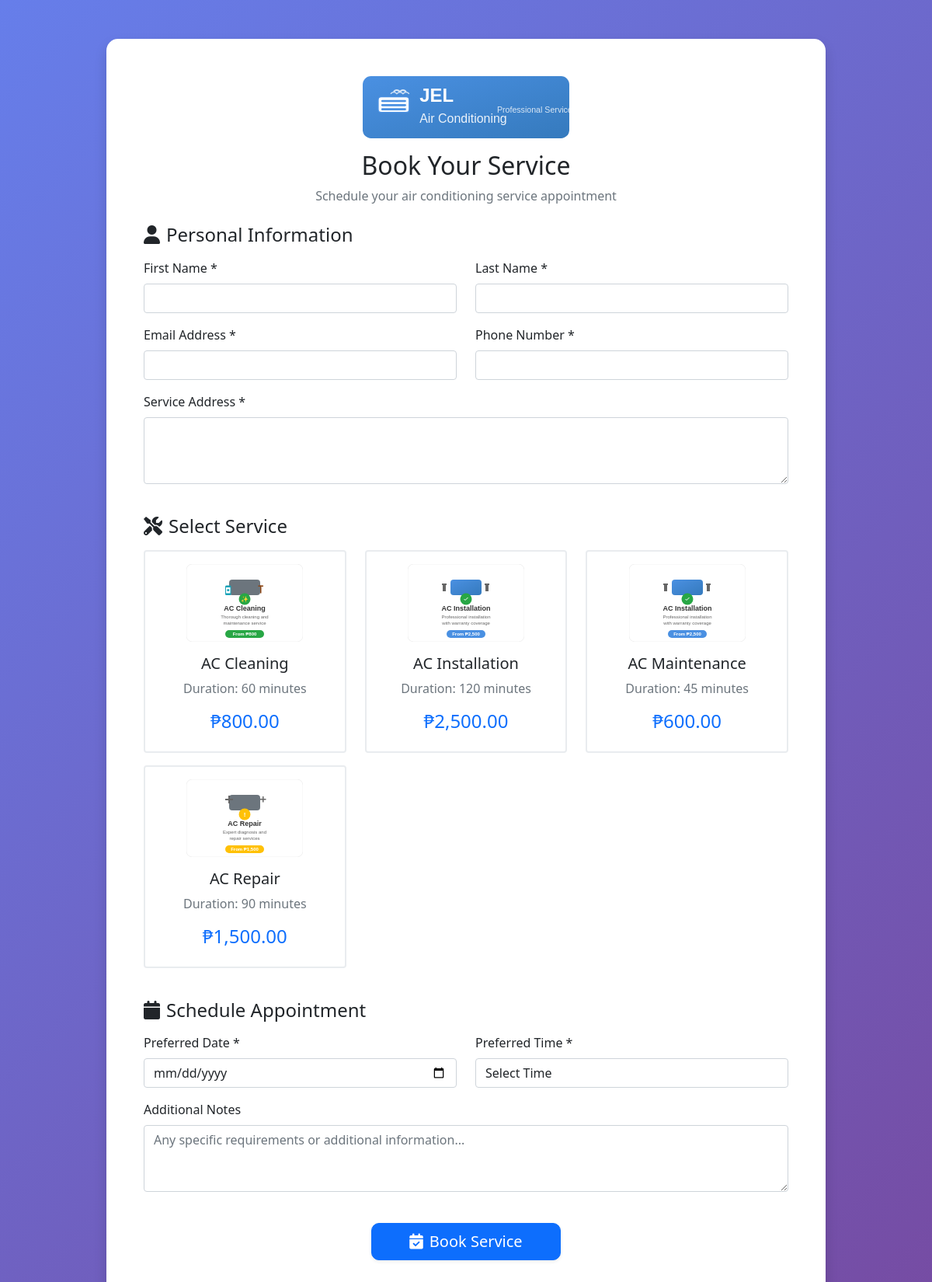
Page /book_service.php on the committed database.
### tables this page shows
CREATE TABLE services (
    id INT AUTO_INCREMENT PRIMARY KEY,
    name VARCHAR(100) NOT NULL,
    description TEXT,
    price DECIMAL(10,2) NOT NULL,
    duration INT NOT NULL,  
    status TINYINT(1) DEFAULT 1
);

### book_service.php (the view, shortened to what this page needs)
<?php
require_once 'includes/config.php';
$success = '';
$serviceStmt = $pdo->prepare("SELECT id, name, price, duration FROM services WHERE status = 1 ORDER BY name");
$serviceStmt->execute();
$services = $serviceStmt->fetchAll();
?>
<!DOCTYPE html>
<html lang="en">
<head>
    <link href="https://cdn.jsdelivr.net/npm/bootstrap@5.1.3/dist/css/bootstrap.min.css" rel="stylesheet">
    <link href="https://cdnjs.cloudflare.com/ajax/libs/font-awesome/6.0.0/css/all.min.css" rel="stylesheet">
</head>
<body>
    <div class="booking-container">
        <div class="container">
            <div class="row justify-content-center">
                <div class="col-lg-10">
                    <div class="card booking-card">
                        <div class="card-body p-5">
                            <div class="text-center mb-4">
                                <img src="assets/images/logo.svg" alt="JEL Air Conditioning" height="80" class="mb-3">
                                <h2 class="card-title">Book Your Service</h2>
                                <p class="text-muted">Schedule your air conditioning service appointment</p>
                            </div>
                            <?php if ($success): ?>
                                <div class="alert alert-success">
                                    <i class="fas fa-check-circle me-2"></i><?php echo $success; ?>
                                </div>
                                <div class="text-center">
                                    <a href="index_public.php" class="btn btn-primary shadow-sm me-3" style="border-radius: 8px; padding: 10px 20px; font-weight: 500;">
                                        <i class="fas fa-home me-2"></i>Back to Home
                                    </a>
                                    <a href="customer_portal/login.php" class="btn btn-outline-primary shadow-sm" style="border-radius: 8px; padding: 10px 20px; font-weight: 500; border-width: 2px;">
                                        <i class="fas fa-user me-2"></i>Customer Portal
                                    </a>
                                </div>
                            <?php else: ?>
                                <form method="POST" id="bookingForm">
                                    <div class="row mb-4">
                                        <div class="col-12">
                                            <h4 class="mb-3"><i class="fas fa-user me-2"></i>Personal Information</h4>
                                        </div>
                                        <div class="col-md-6 mb-3">
                                            <label for="first_name" class="form-label">First Name *</label>
                                            <input type="text" class="form-control" id="first_name" name="first_name"
                                                   value="<?php echo htmlspecialchars($_POST['first_name'] ?? ''); ?>" required>
                                        </div>
                                        <div class="col-md-6 mb-3">
                                            <label for="last_name" class="form-label">Last Name *</label>
                                            <input type="text" class="form-control" id="last_name" name="last_name"
                                                   value="<?php echo htmlspecialchars($_POST['last_name'] ?? ''); ?>" required>
                                        </div>
                                        <div class="col-md-6 mb-3">
                                            <label for="email" class="form-label">Email Address *</label>
                                            <input type="email" class="form-control" id="email" name="email"
                                                   value="<?php echo htmlspecialchars($_POST['email'] ?? ''); ?>" required>
                                        </div>
                                        <div class="col-md-6 mb-3">
                                            <label for="phone" class="form-label">Phone Number *</label>
                                            <input type="tel" class="form-control" id="phone" name="phone"
                                                   value="<?php echo htmlspecialchars($_POST['phone'] ?? ''); ?>" required>
                                        </div>
                                        <div class="col-12 mb-3">
                                            <label for="address" class="form-label">Service Address *</label>
                                            <textarea class="form-control" id="address" name="address" rows="3" required><?php echo htmlspecialchars($_POST['address'] ?? ''); ?></textarea>
                                        </div>
                                    </div>
                                    <div class="row mb-4">
                                        <div class="col-12">
                                            <h4 class="mb-3"><i class="fas fa-tools me-2"></i>Select Service</h4>
                                        </div>
                                        <?php
                                        $serviceImages = [
                                            'AC Installation' => 'ac-installation.svg',
                                            'AC Cleaning' => 'ac-cleaning.svg',
                                            'AC Repair' => 'ac-repair.svg'
                                        ];
                                        foreach ($services as $service):
                                            $imageFile = $serviceImages[$service['name']] ?? 'ac-installation.svg';
                                        ?>
                                            <div class="col-md-6 col-lg-4 mb-3">
                                                <div class="card service-card h-100" onclick="selectService(<?php echo $service['id']; ?>, '<?php echo htmlspecialchars($service['name']); ?>', <?php echo $service['price']; ?>)">
                                                    <div class="card-body text-center">
                                                        <div class="mb-3">
                                                            <img src="assets/images/services/<?php echo $imageFile; ?>" alt="<?php echo htmlspecialchars($service['name']); ?>" class="img-fluid" style="max-height: 100px;">
                                                        </div>
                                                        <h5 class="card-title"><?php echo htmlspecialchars($service['name']); ?></h5>
                                                        <p class="text-muted">Duration: <?php echo $service['duration']; ?> minutes</p>
                                                        <h4 class="text-primary">₱<?php echo number_format($service['price'], 2); ?></h4>
                                                    </div>
                                                </div>
                                            </div>
                                        <?php endforeach; ?>
                                    </div>
                                    <div class="row mb-4">
                                        <div class="col-12">
                                            <h4 class="mb-3"><i class="fas fa-calendar me-2"></i>Schedule Appointment</h4>
                                        </div>
                                        <div class="col-md-6 mb-3">
                                            <label for="booking_date" class="form-label">Preferred Date *</label>
                                            <input type="date" class="form-control" id="booking_date" name="booking_date"
                                                   value="<?php echo $_POST['booking_date'] ?? ''; ?>"
                                                   min="<?php echo date('Y-m-d'); ?>" required>
                                        </div>
                                        <div class="col-md-6 mb-3">
                                            <label for="preferred_time" class="form-label">Preferred Time *</label>
                                            <select class="form-control" id="preferred_time" name="preferred_time" required>
                                                <option value="">Select Time</option>
                                            </select>
                                        </div>
                                        <div class="col-12 mb-3">
                                            <label for="notes" class="form-label">Additional Notes</label>
                                            <textarea class="form-control" id="notes" name="notes" rows="3" placeholder="Any specific requirements or additional information..."><?php echo htmlspecialchars($_POST['notes'] ?? ''); ?></textarea>
                                        </div>
                                    </div>
                                    <div class="text-center">
                                        <button type="submit" class="btn btn-primary btn-lg px-5 shadow-sm" style="border-radius: 10px; font-weight: 500;">
                                            <i class="fas fa-calendar-check me-2"></i>Book Service
                                        </button>
                                    </div>
                                </form>
                            <?php endif; ?>
                        </div>
                    </div>
                </div>
            </div>
        </div>
    </div>
</body>
</html>

### book_service.php (style rules this page uses)
.booking-container { min-height: 100vh; background: linear-gradient(135deg, #667eea 0%, #764ba2 100%); padding: 50px 0; }
.booking-card { box-shadow: 0 0.5rem 1rem rgba(0, 0, 0, 0.15); border: none; border-radius: 15px; }
.service-card { border: 2px solid #e9ecef; transition: all 0.3s ease; cursor: pointer; }

### rows in the picture
services: shows a picture, name "AC Cleaning", duration "60", price "800.00"
services: name "AC Installation", duration "120", price "2,500.00"
services: name "AC Maintenance", duration "45", price "600.00"
services: shows a picture, name "AC Repair", duration "90", price "1,500.00"
